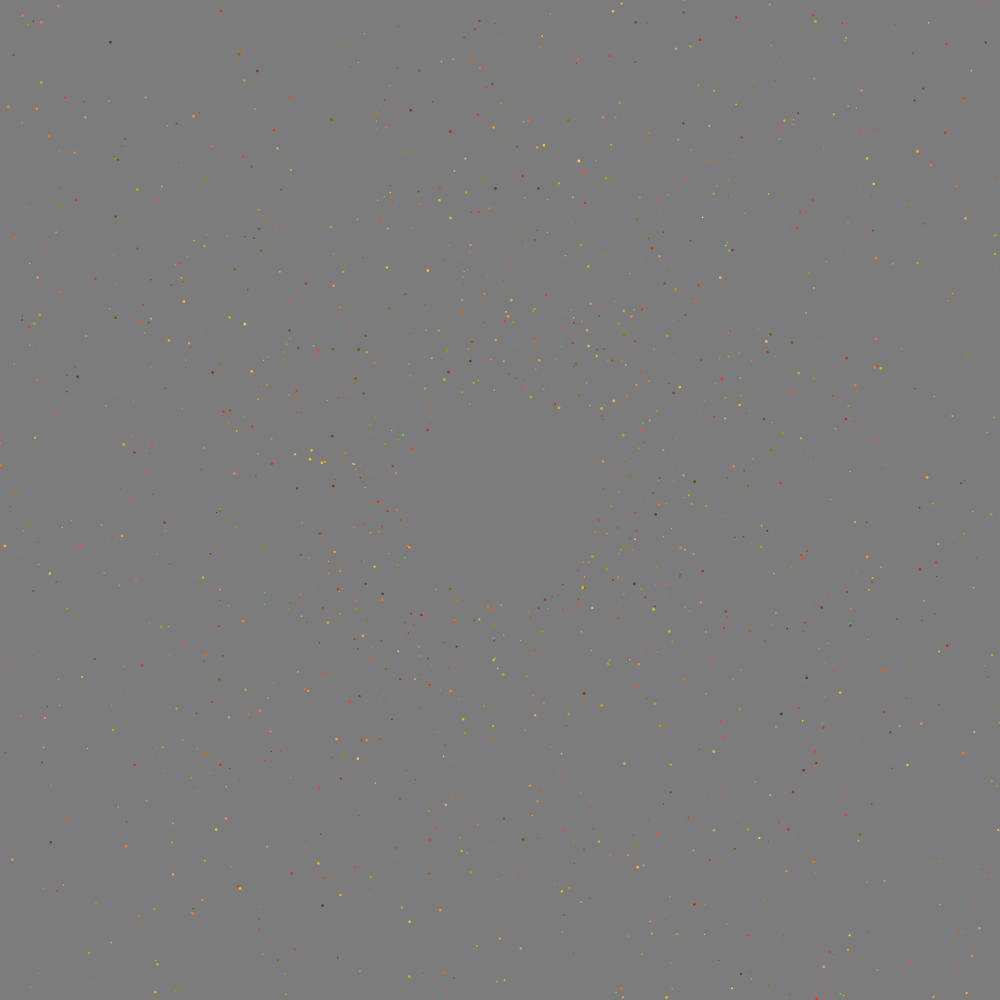
Frame 1 (no input)
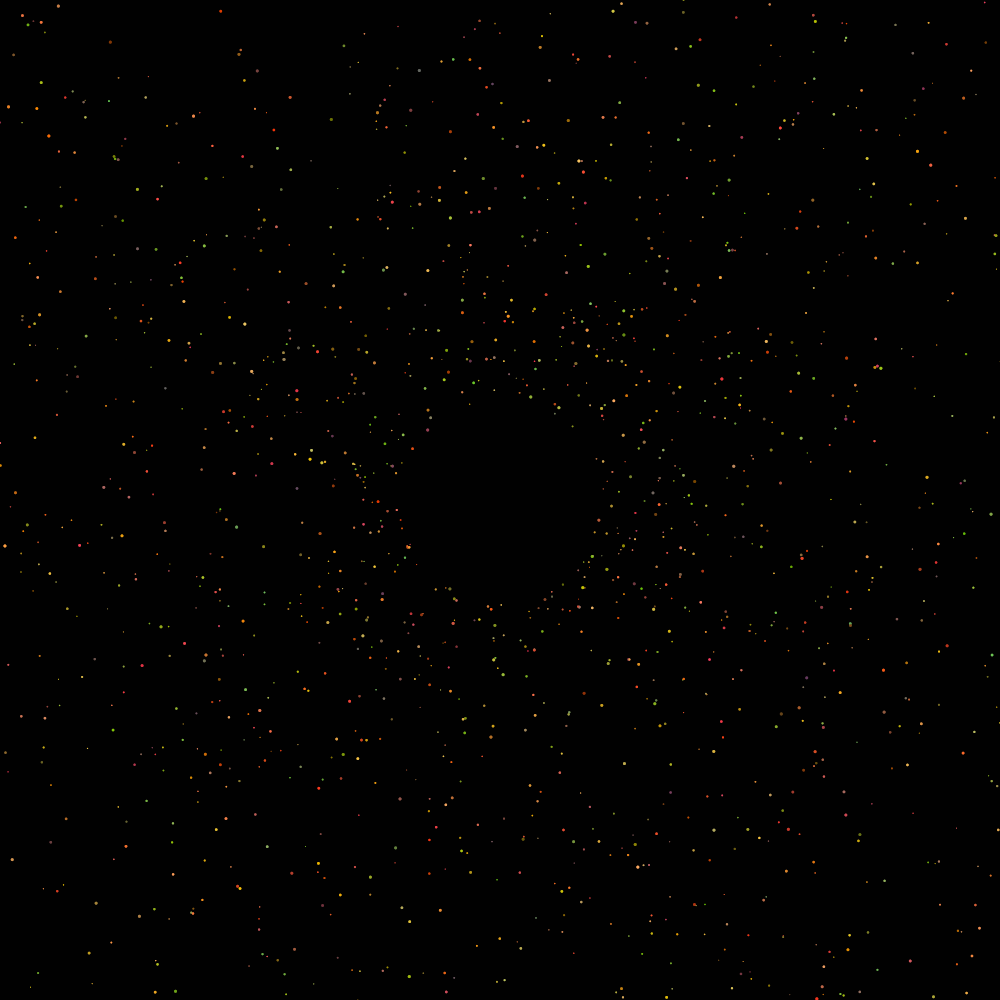
Frame 60 (the mouse pressed at the canvas centre just before this capture)
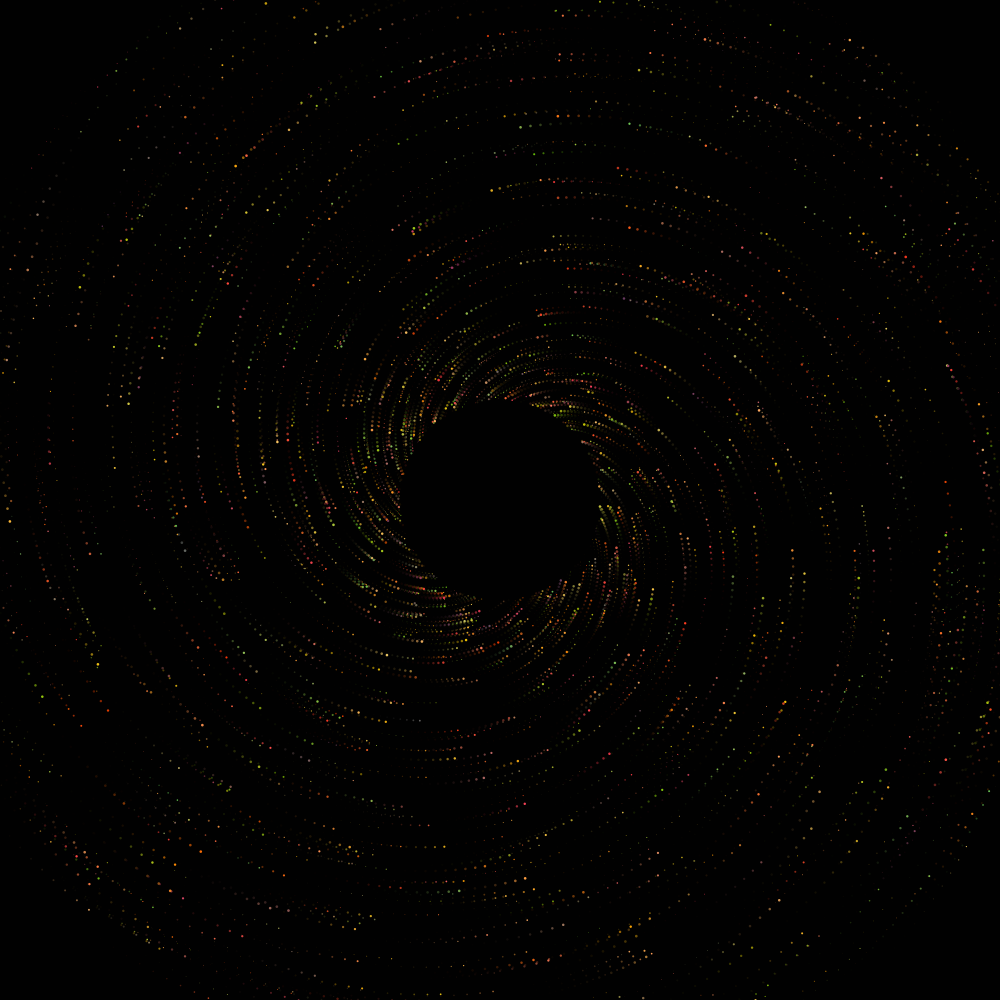
Frame 120 (the mouse held since frame 60 and released just before this capture)

The Processing sketch that drew these frames (run headless with seeded random() and noise(); from frame 60 on, the mouse is pressed at the canvas centre):

// Processing sketch: processing_174253
// ── processing_174253.pde

Ball[] ball;
int Max_ball=2000;

void setup()
{
  size(1000, 1000);
  smooth();
  noStroke();
  ball = new Ball[Max_ball];

  for (int i=0; i< Max_ball; ++i)
  {
    ball[i] = new Ball();
  }
}

void draw()
{
  translate(500, 500);


  fill(0, 100);
  rect(-500, -500, 1000, 1000);
  for (int i=0; i< Max_ball; ++i) {
    ball[i].display();
    if (mousePressed) {
      ball[i].move();
    
    }
  }
   fill(0);
  noStroke();
  //ellipse(0, 0, 10, 10);
}

class Ball {
  float x, y, r;
  float s;
  color c;
  float direction=1;
  float theta;
  float R;
 


  Ball()
  {
    theta=random(-180, 180);
    R = random(100,700);
    r = random(1,3);
    x= R*cos(radians(theta));
    y= R*sin(radians(theta));
    c = color(random(100,255), random(50,200), random(0,100));
  }

  void move()
  {
    R-=2;
    if(R<100) R+=random(0,80);
    if(r>0) r-=0.005;
    theta -= 1.5;
    x = R*cos(radians(theta));
    y = R*sin(radians(theta));
  }
  void display()
  {    
    fill(c);
    ellipse(x, y, r, r);   
  }
}
